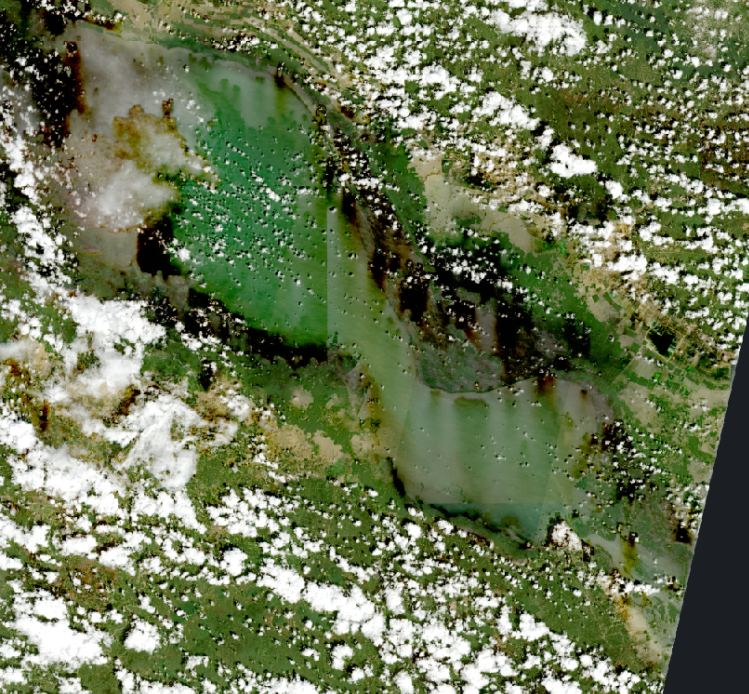
#> input picture site/story/tonlesap/photo_2026-10-19.jpg, 749 x 694 px
$ python make_compare_cards.py
#> lines starting #> are read from the running program, lines starting #| are printed output that depends on the picture
"""Before/after image pairs for the Home page card: official flood map vs + NISAR.

For each site writes site/story/compare/<key>_map.jpg (official map: GFM flood + "cannot see" hatch)
and <key>_nisar.jpg (same + NISAR water in the blank, orange).

- Tonle Sap: built from the full-size story layers in site/story/tonlesap/ (photo + GFM + mask + NISAR adds).
- Other sites: only the small finished thumbnails exist (site/story/world/thumbs/, made by Shai's pipeline).
  The orange NISAR pixels are found by hue and painted over with the grey hatch to get the "official" image.
  Replace with full-size layers when they are available.

Run from the repo root:  python scripts/make_compare_cards.py
"""
from pathlib import Path

import numpy as np
from PIL import Image, ImageEnhance, ImageFilter

ROOT = Path(__file__).resolve().parents[1]
STORY = ROOT / "site" / "story"
OUT = STORY / "compare"
THUMB_SITES = ["inner-niger-delta-mali", "mekong-delta-vietnam", "irrawaddy-delta-myanmar", "congo-cuvette-centrale"]


def save(im: Image.Image, name: str) -> None:
    im.convert("RGB").save(OUT / name, quality=88, optimize=True)


def tonle_sap() -> None:
    d = STORY / "tonlesap"
    base = Image.open(d / "photo_2026-10-19.jpg").convert("RGB")
#> base is the input picture: PIL image 749x694 RGB; mean R, G, B 107, 118.1, 83.5
    size = base.size
#> size = (749, 694)
    base = ImageEnhance.Color(ImageEnhance.Brightness(base).enhance(0.55)).enhance(0.8).convert("RGBA")
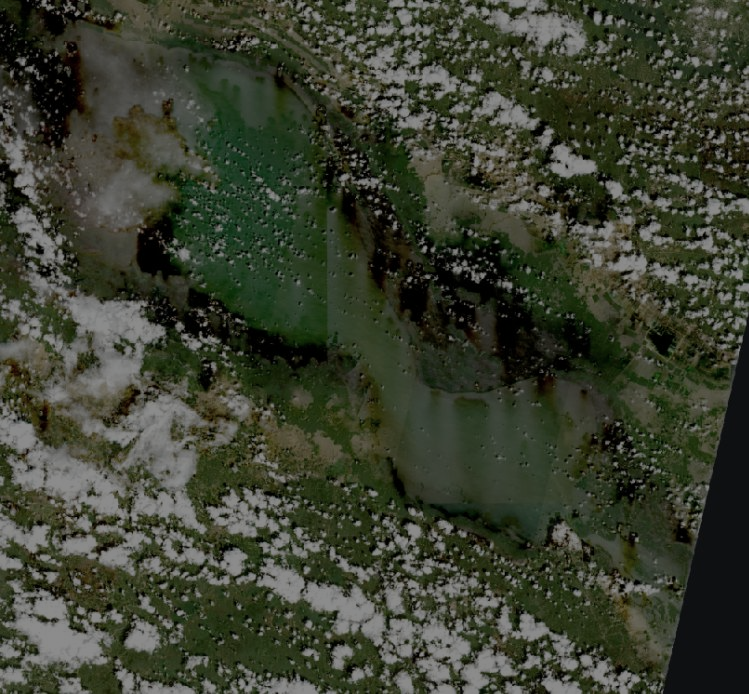
#> base: PIL image 749x694 RGBA; mean R, G, B, A 58.4, 63.3, 48.1, 255
    lay = {k: Image.open(d / f"{k}.png").convert("RGBA").resize(size, Image.LANCZOS) for k in ["gfm_excluded", "gfm_flood", "nisar_added"]}
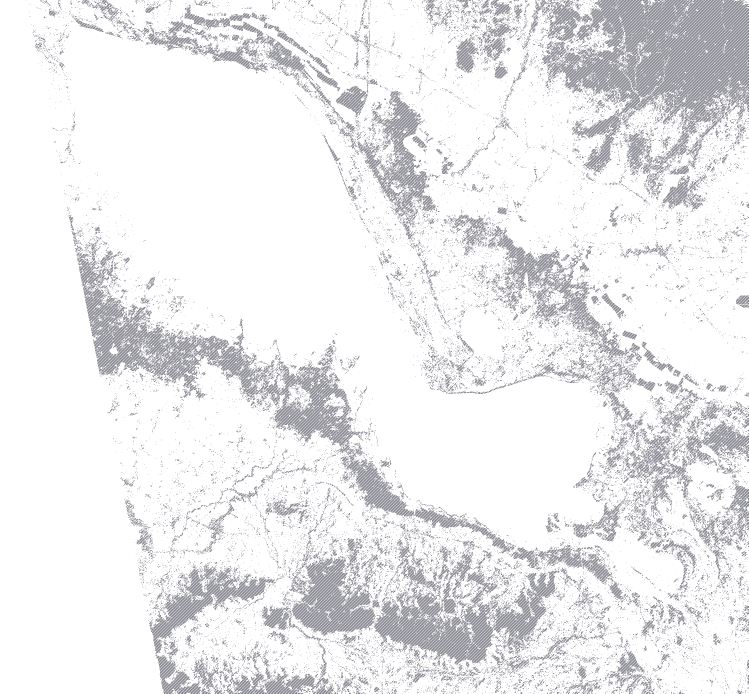
#> input picture site/story/tonlesap/gfm_excluded.png, 1497 x 1387 px (shown at 1/2 size)
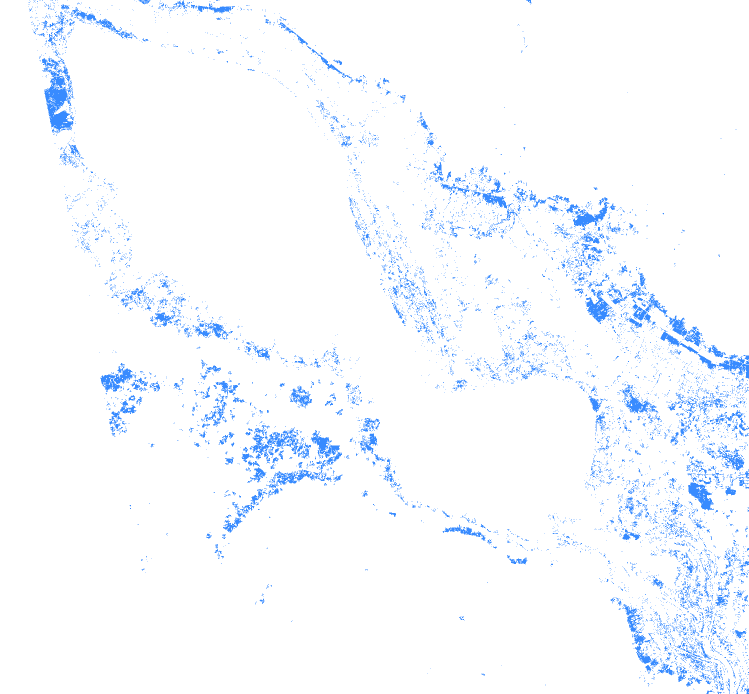
#> input picture site/story/tonlesap/gfm_flood.png, 1497 x 1387 px (shown at 1/2 size)
    off = Image.alpha_composite(Image.alpha_composite(base, lay["gfm_excluded"]), lay["gfm_flood"])
    save(off, "tonle-sap_map.jpg")
    save(Image.alpha_composite(off, lay["nisar_added"]), "tonle-sap_nisar.jpg")


def from_thumb(key: str) -> None:
    im = Image.open(STORY / "world" / "thumbs" / f"{key}.jpg").convert("RGB")
    im = im.resize((im.width * 2, im.height * 2), Image.LANCZOS)
    h, s, v = [np.asarray(c).astype(int) for c in im.convert("HSV").split()]
    orange = (h >= 6) & (h <= 38) & (s > 55) & (v > 45)
    mask = Image.fromarray((orange * 255).astype(np.uint8)).filter(ImageFilter.MaxFilter(3))
    a = np.asarray(im).astype(int)
    mx = a.max(-1)
    grey = (mx - a.min(-1) < 25) & ~orange & (mx > 60)              # the thumbnail's own "cannot see" hatch
    mid = float(np.median(mx[grey])) if grey.any() else 95.0
    yy, xx = np.mgrid[0:im.height, 0:im.width]
    stripe = ((xx + yy) % 5) < 2                                   # 45° hatch, like the film's "cannot see"
    hatch = np.where(stripe, mid + 28, mid - 22)[..., None] * np.array([1.0, 1.0, 1.06])
    m = np.asarray(mask)[..., None] > 0
    off = np.where(m, hatch, a).clip(0, 255).astype(np.uint8)
    save(Image.fromarray(off), f"{key}_map.jpg")
    save(im, f"{key}_nisar.jpg")


if __name__ == "__main__":
    OUT.mkdir(parents=True, exist_ok=True)
#> (the run stopped early here; a loop or call above may not have finished)
